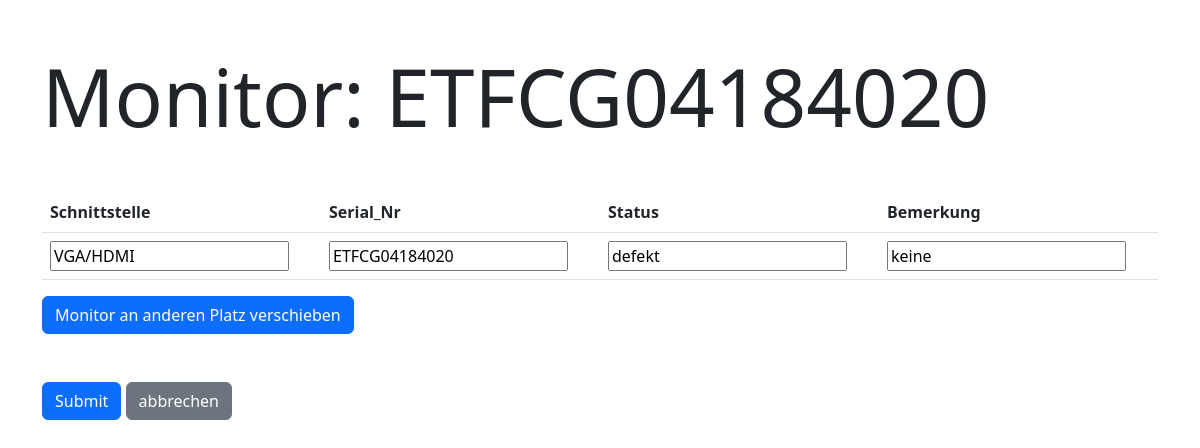
Page /itinventory/updateMonitor/57/57/ on the committed database.
### itinventory/models.py (models this page shows)
class Monitor(models.Model):
    schnittstelle = models.CharField(max_length=255)
    serialnummer = models.CharField(max_length=55,default=None, null=True, blank=True)
    bemaerkung = models.CharField(max_length=300,default=None, null=True, blank=True)
    status = models.CharField(max_length=100,default=None, null=True, blank=True)

### itinventory/views.py (the view)
# urls.py: path('updateMonitor/<int:id>/<int:id_room>/', views.updateMonitor, name='updateMonitor'),
def updateMonitor(request, id, id_room):
    mymonitors = Monitor.objects.get(id=id)
    myFreePlatz = Platz.objects.all().select_related('room').filter(Q(monitor1_id__isnull=True) | Q(monitor2_id__isnull=True))
    template = loader.get_template('updateMonitor.html')
    context = {
        'mymonitors': mymonitors,
        'id_room': id_room,
        'myFreePlatz': myFreePlatz,
    }
    return HttpResponse(template.render(context, request))

### itinventory/templates/updateMonitor.html (shortened to what this page needs)
<!doctype html>
<html lang="en">
<head>
  <link href="https://cdn.jsdelivr.net/npm/bootstrap@5.2.2/dist/css/bootstrap.min.css" rel="stylesheet"
>
</head>
<body>
  <div class="container">
    <div class="row">
      <div class="col-12">
        <h1 class="display-1 my-5">Monitor: {{ mymonitors.serialnummer }}</h1>
        <form action="/itinventory/updateMONITOR/updateMONITORRecord/{{ mymonitors.id }}" method="post">
          <div class="table responsive">
            <table class="table">
              <tr>
                <th>Schnittstelle</th>
                <th>Serial_Nr</th>
                <th>Status</th>
                <th>Bemerkung</th>
              </tr>
              <tr>
                <td><input name="schnittstelle" type="text" value="{{ mymonitors.schnittstelle }}"></td>
                <td><input name="serialnummer" type="text" value="{{ mymonitors.serialnummer }}"></td>
                <td><input name="status" type="text" value="{{ mymonitors.status }}"></td>
                <td><input name="bemaerkung" type="text" value="{{ mymonitors.bemaerkung }}"></td>
              </tr>
            </table>
                <button type="button" class="btn btn-primary" data-bs-toggle="modal" data-bs-target="#exampleModal">
                    Monitor an anderen Platz verschieben
                </button>
              <br>
            <input type="submit" value="Submit" placeholder="Speichern" class="btn btn-primary" name="save">
            <a href="/itinventory/platzviewFilter/{{ id_room }}" class="btn btn-secondary my-5">abbrechen</a>
        </form>
      </div>
    </div>
  </div>
</body>
</html>

### rows in the picture
Monitor: serialnummer "ETFCG04184020", schnittstelle "VGA/HDMI", status "defekt", bemaerkung "keine"
